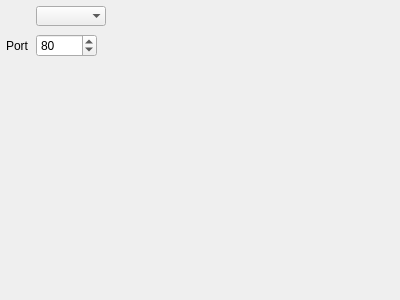
<?xml version="1.0" encoding="UTF-8"?>
<ui version="4.0">
<comment>
 * Released as open source by Gabriel Caudrelier
 *
 * Developed by Gabriel Caudrelier, gabriel dot caudrelier at gmail dot com
 *
 * https://github.com/metrodango/pip3line
 *
 * Released under AGPL see LICENSE for more information
</comment>
 <class>IPNetworkServerWidget</class>
 <widget class="QWidget" name="IPNetworkServerWidget">
  <property name="geometry">
   <rect>
    <x>0</x>
    <y>0</y>
    <width>400</width>
    <height>300</height>
   </rect>
  </property>
  <property name="sizePolicy">
   <sizepolicy hsizetype="Preferred" vsizetype="Preferred">
    <horstretch>0</horstretch>
    <verstretch>0</verstretch>
   </sizepolicy>
  </property>
  <property name="windowTitle">
   <string>Form</string>
  </property>
  <layout class="QFormLayout" name="formLayout">
   <property name="leftMargin">
    <number>6</number>
   </property>
   <property name="topMargin">
    <number>6</number>
   </property>
   <property name="rightMargin">
    <number>9</number>
   </property>
   <property name="bottomMargin">
    <number>6</number>
   </property>
   <item row="2" column="0">
    <widget class="QPushButton" name="refreshPushButton">
     <property name="maximumSize">
      <size>
       <width>24</width>
       <height>16777215</height>
      </size>
     </property>
     <property name="text">
      <string/>
     </property>
     <property name="icon">
      <iconset resource="../../gui_res.qrc">
       <normaloff>:/Images/icons/view-refresh.png</normaloff>:/Images/icons/view-refresh.png</iconset>
     </property>
     <property name="flat">
      <bool>true</bool>
     </property>
    </widget>
   </item>
   <item row="2" column="1">
    <widget class="QComboBox" name="bindToComboBox">
     <property name="sizePolicy">
      <sizepolicy hsizetype="Maximum" vsizetype="Fixed">
       <horstretch>0</horstretch>
       <verstretch>0</verstretch>
      </sizepolicy>
     </property>
     <property name="toolTip">
      <string>Local IP address to bind against</string>
     </property>
     <property name="frame">
      <bool>false</bool>
     </property>
    </widget>
   </item>
   <item row="3" column="1">
    <widget class="QSpinBox" name="portSpinBox">
     <property name="sizePolicy">
      <sizepolicy hsizetype="Maximum" vsizetype="Fixed">
       <horstretch>0</horstretch>
       <verstretch>0</verstretch>
      </sizepolicy>
     </property>
     <property name="minimum">
      <number>1</number>
     </property>
     <property name="maximum">
      <number>65535</number>
     </property>
     <property name="value">
      <number>80</number>
     </property>
    </widget>
   </item>
   <item row="3" column="0">
    <widget class="QLabel" name="portLabel">
     <property name="text">
      <string>Port</string>
     </property>
    </widget>
   </item>
  </layout>
 </widget>
 <resources>
  <include location="../../gui_res.qrc"/>
 </resources>
 <connections/>
</ui>
